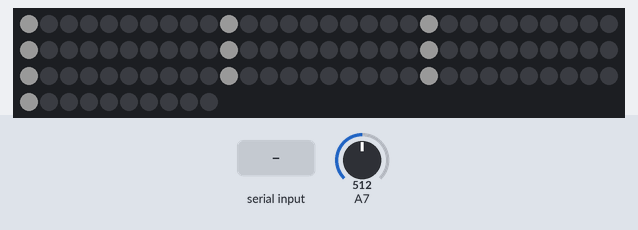
A sketch run on a simulated Arduino Uno, built for the host (arithmetic inside an expression is 32-bit, double 64-bit). On the bench: 100 RGB LEDs in strip order, left to right, continuing on the next row. The inputs (shaded band) are chosen by the test bench; at power-on: A7 = 512. Dim RGB values are drawn brighter than linear; random numbers use the default seed unless the sketch sets one; what the sketch prints to the serial monitor is not drawn.

Above: at 1.2 s.
1.3 s: "2" received over Serial
2.8 s: "2" received over Serial
4.6 s: "2" received over Serial
6.1 s: "b" received over Serial
7.7 s: "2" received over Serial
Timing chart, 0 to 10.2 s (numbered marks = the images above; inputs shaded):
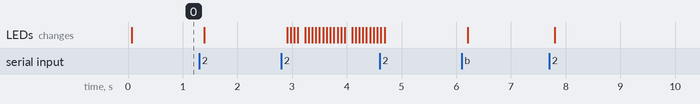

The sketch:

spectrumfinalOLD.ino
```cpp
//This is not my code. I found it and used it as a base since the code for the instructables is bullshit and doesnt work. Ill make others lifes easier.
//I havent messed with the bluetooth yet, will keep posted as I go. I just do this when i have free time, so dont expect fast speedy work.
//And lastly, I have managed to use the same wireing diagram as the instructables so, just follow the guide.


// 16 Band led spectrum analyzer
// neopixel led strip 16 * 16 + hc-06 + simple mic amp
// code by worynim@gmail.com

// 현재 문제점 메모리 부족으로 256 개를 모두 켜기 어려움
// neo pixel 켜는 부분을 직접 하드 코딩 하는 것이 좋을 듯
// 주파수를 나누는 부분도 다시 신경을 써서.. 해볼 것.
// 정 안된다면.. 메가를 이용


unsigned char brightness = 25.5;
unsigned char line_color = 8;    // 0 : rainbow
unsigned char dot_dir = 1 ;      // 1:up,    0:down
unsigned char dot_color = 7  ;   // rainbow, This is chosen further down the code, feel free to change it to what you like
unsigned char line_dir = 1 ;     // 1: up    0: down
unsigned char random_flag=0;


#include <Adafruit_NeoPixel.h>
#define PIN 3
Adafruit_NeoPixel strip = Adafruit_NeoPixel(100, PIN, NEO_GRB + NEO_KHZ800);


#define LOG_OUT 1 // use the log output function
#define FFT_N 256 // set to 256 point fft
#include <math.h>
#include <FFT.h> // include the library

signed int sel_freq[11] = {2,4,6,7,8,10,12,14,16,18};

signed int freq_offset[10] = {
90,25,25,35,55,35,45,45,45,45   //Edit this if your shit gets weird false lights coming on. i recoment starting at all 15s and increrase if lights dont go off when source is turned all the way down.
};
unsigned char freq_div[10] = {
       8,15,15,14,12,14,13,13,13,13     //if it keeps peaking the top led, then add 1 to the specific row.
};

unsigned char band[10] = {
        0 };  // 0~15
unsigned char display_band[10]= {       //havent messed with this yet
        0 };
unsigned char dot_band[10]={
        0};


void setup() {
    Serial.begin(9600); // use the serial port
        TIMSK0 = 0; // turn off timer0 for lower jitter
        ADCSRA = 0xe5; // set the adc to free running mode
        ADMUX = 0b01000111; // use adc0
        DIDR0 = 0x01; // turn off the digital input for adc0

        strip.begin();
        strip.show(); // Initialize all pixels to 'off'

        strip.setBrightness(brightness);
}

void loop() {

       // while(1) { // reduces jitter
                cli();  // UDRE interrupt slows this way down on arduino1.0
                for (int i = 0 ; i < 512 ; i += 2) { // save 256 samples
                        while(!(ADCSRA & 0x10)); // wait for adc to be ready
                        ADCSRA = 0xf5; // restart adc
                        byte m = ADCL; // fetch adc data
                        byte j = ADCH;
                        int k = (j << 8) | m; // form into an int
                        k -= 0x0200; // form into a signed int
                        k <<= 6; // form into a 16b signed int
                        fft_input[i] = k; // put real data into even bins
                        fft_input[i+1] = 0; // set odd bins to 0
                }
                fft_window(); // window the data for better frequency response
                fft_reorder(); // reorder the data before doing the fft
                fft_run(); // process the data in the fft
                fft_mag_log(); // take the output of the fft
                sei();

                volatile static unsigned char line_delay_count=0;
                volatile static signed char max_dot_count=0;

                if(++line_delay_count>=2) {    ///  2
                        line_delay_count=0;
                        for(int ii=0; ii<11; ii++)if( display_band[ii] > 0 )  display_band[ii] -=1;
                }

                              //  line_delay_count=0;
                              // for(int ii=0; ii<10; ii++)if( display_band[ii] > 0 )  display_band[ii] -=1;    //These three lines allow you to have a custom refresh speed so, only mess with the line delay. I just keep it out.

                              // for(int ii=0; ii<10; ii++) display_band[ii] =0;


                if(++max_dot_count>=10 ) { ////8
                        max_dot_count=0;
                        for(int ii=0; ii<11; ii++)
                        {
                                if(dot_dir){
                                        if( dot_band[ii] > 0 )dot_band[ii] -=1;
                                }        /// up
                                else {
                                        if( dot_band[ii] > 0 )dot_band[ii] -=1;
                                }       /// down
                        }
                }

                static unsigned char color_offset=0;
                color_offset++;


                for(int ii=0; ii<10; ii++)   //
                {
                        int fft_value=0;
                        long fft_sum=0;
   // 라인 부드럽게 하는 코드
                        unsigned char sum_count = sel_freq[ii+1] - sel_freq[ii];
                        for(int z =sum_count-1 ;  z > 0; z--) //  2,4,7
                        {
                                fft_sum += fft_log_out[ sel_freq[ii] + z ];
                        }
                        fft_value = fft_sum / sum_count - freq_offset[ii];

                        fft_value = fft_log_out[ sel_freq[ii] ] - freq_offset[ii];     // freq select

                        if( fft_value < 0 ) fft_value = 0;

                        band[ii] = fft_value / freq_div[ii];                  // current value update  range 0~15
                        if(band[ii] > 10) band[ii]=0;

                        if( display_band[ii] < band[ii] )  display_band[ii]= band[ii];     // line update

                        for(int jj=0; jj < 10; jj++)
                        {
                                int address =0;
                            // line direction LED 16ea
                                if( (ii % 2) == (line_dir)) address = 0+jj + (10*ii);
                                else address = jj + (10*ii);

                                // dot color line color
                                if(dot_band[ii] == jj)
                                {
                                        if(dot_color == 0)strip.setPixelColor(address, Wheel(9+jj + (10*ii) + color_offset)  );  // dot color
                                        else if(dot_color == 1)strip.setPixelColor(address, 0xFF0000);  // dot color
                                        else if(dot_color == 2)strip.setPixelColor(address, 0xFFFF00);  // dot color
                                        else if(dot_color == 3)strip.setPixelColor(address, 0x00FF00);  // dot color    Looks scary, but google the weird number after address and google will show you the color.
                                        else if(dot_color == 4)strip.setPixelColor(address, 0x00FFFF);  // dot color
                                        else if(dot_color == 5)strip.setPixelColor(address, 0x0000FF);  // dot color
                                        else if(dot_color == 6)strip.setPixelColor(address, 0xFF00FF);  // dot color
                                        else if(dot_color == 7)strip.setPixelColor(address, 0xFFFFFF);  // dot color
                                        else if(dot_color == 8)strip.setPixelColor(address, Wheel(15-jj + (16*ii)));  // dot color
                                        else ;
                                }
                                else if(display_band[ii] > jj)
                                {
                                        if(line_color == 0)strip.setPixelColor(address, Wheel(9-jj + (10*ii) + color_offset )   );  // line color : rainbow
                                        else if(line_color == 1)strip.setPixelColor(address, 0xFF0000);  // line color : rainbow
                                        else if(line_color == 2)strip.setPixelColor(address, 0xFFFF00 );  // line color : rainbow
                                        else if(line_color == 3)strip.setPixelColor(address, 0x00FF00 );  // line color : rainbow
                                        else if(line_color == 4)strip.setPixelColor(address, 0x00FFFF );  // line color : rainbow
                                        else if(line_color == 5)strip.setPixelColor(address, 0x0000FF );  // line color : rainbow
                                        else if(line_color == 6)strip.setPixelColor(address, 0xFF00FF );  // line color : rainbow
                                        else if(line_color == 7)strip.setPixelColor(address, 0xFFFFFF );  // line color : rainbow
                                        else if(line_color == 8)strip.setPixelColor(address, 0x00FFFF );  // line color : rainbow
                                        else if(line_color == 9)strip.setPixelColor(address, Wheel(15-jj + (16*ii))   );  // line color : rainbow
                                        else ;
                                }
                                else   strip.setPixelColor(address, 0  );
                        }
                }
                strip.show();

                if( Serial.available() > 0 )
                {
                        static char rx_data=0;
                        rx_data = Serial.read();
                        if( rx_data == '1' ){
                                line_color++;
                                if(line_color > 9)line_color = 0;
                                Serial.print("L color: ");
                                Serial.write(line_color+'0');
                                Serial.println();

                        }
                        else if( rx_data == '2' ){
                                dot_color++;
                                if(dot_color > 8)dot_color = 0;
                                Serial.print("D color: ");
                                Serial.write(dot_color+'0');
                                Serial.println();
                        }
                        else if( rx_data == 'd')
                        {
                                dot_dir ^= 1;
                                Serial.print("D dir: ");
                                Serial.write(dot_dir+'0');
                                Serial.println();

                        }
                        else if( rx_data == 'l')
                        {
                                line_dir ^= 1;
                                Serial.print("L dir: ");
                                Serial.write(line_dir+'0');
                                Serial.println();
                        }
                        else if( rx_data == 'b'){
                                brightness += 25.5;
                                strip.setBrightness(brightness);
                                if( brightness < 25.5)brightness = 25.5;
                                Serial.print("brightness: ");
                                Serial.println(brightness);
                        }
                        else if( rx_data == 'r')
                        {
                                random_flag ^= 1;
                                if(random_flag) Serial.print("R ON");
                                else Serial.print("R OFF");
                        }
                }

                if( random_flag )
                {
                        static unsigned int random_count=0;
                        random_count++;
                        if(random_count > 1000)
                        {
                                random_count=0;
                                dot_dir = random(2);
                                line_dir = random(2);
                                line_color = random(9);
                                dot_color = random(9);
                        }
                }

        }


uint32_t Wheel(byte WheelPos) {
        if(WheelPos < 85) {
                return strip.Color(WheelPos * 3, 255 - WheelPos * 3, 0);
        }
        else if(WheelPos < 170) {
                WheelPos -= 85;
                return strip.Color(255 - WheelPos * 3, 0, WheelPos * 3);
        }
        else {
                WheelPos -= 170;
                return strip.Color(0, WheelPos * 3, 255 - WheelPos * 3);
        }
}
```
